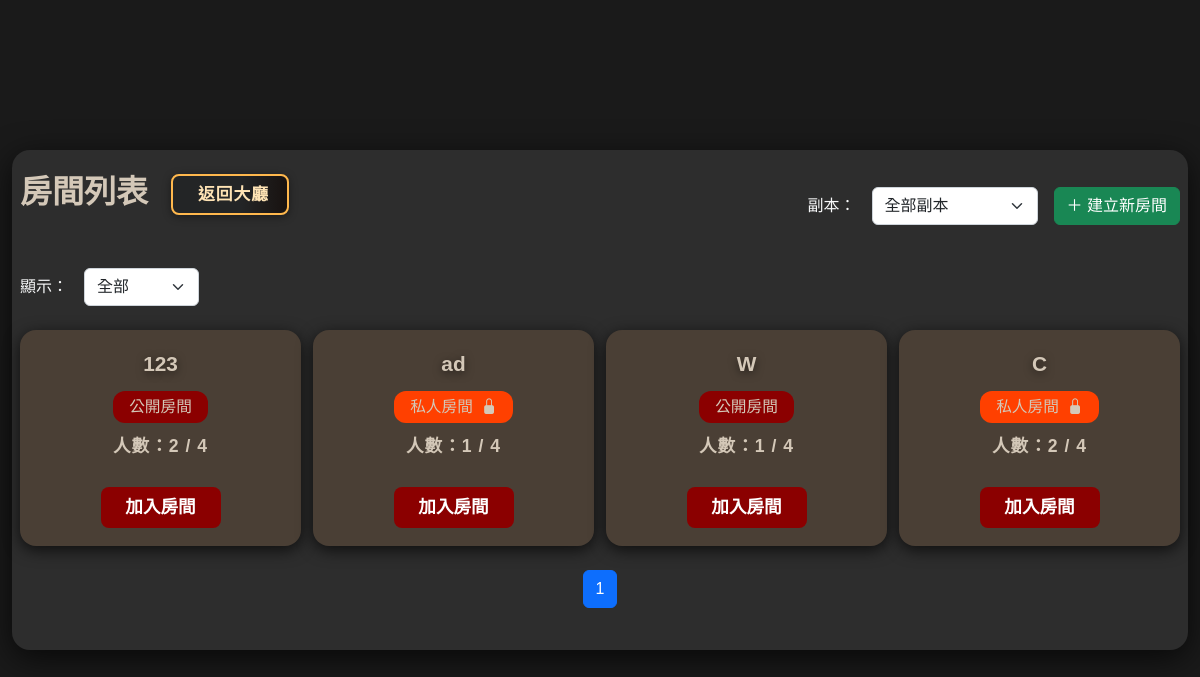
The app's page /game/lobby/room_list.php with its own data.
### tables this page shows
CREATE TABLE `teams` (
  `team_id` int NOT NULL,
  `invite_code` varchar(16) NOT NULL COMMENT '隊伍邀請碼',
  `max_members` int DEFAULT '4' COMMENT '隊伍上限人數',
  `is_public` tinyint(1) DEFAULT '0' COMMENT '是否公開',
  `created_at` timestamp NULL DEFAULT CURRENT_TIMESTAMP,
  `updated_at` timestamp NULL DEFAULT CURRENT_TIMESTAMP ON UPDATE CURRENT_TIMESTAMP,
  `room_name` varchar(255) NOT NULL DEFAULT '' COMMENT '房間名稱',
  `room_password` varchar(255) DEFAULT NULL,
  `dungeon_id` int DEFAULT NULL
);

### game/lobby/room_list.php (the view, shortened to what this page needs)
<?php
$db = new Database();
$pdo = $db->getConnection();
$stmt = $pdo->prepare("SELECT * FROM teams ORDER BY created_at DESC");
$stmt->execute();
$rooms = $stmt->fetchAll(PDO::FETCH_ASSOC);
$filter = isset($_GET['filter']) ? $_GET['filter'] : 'all';
$my_room_ids = [];
$filtered_rooms = array_filter($rooms, function($room) use ($filter, $my_room_ids) {
    if ($filter === 'public') return $room['is_public'];
    if ($filter === 'private') return !$room['is_public'];
    if ($filter === 'my') return in_array($room['team_id'], $my_room_ids);
    return true;
});
$rooms_per_row = 5;
$rows_per_page = 3;
$rooms_per_page = $rooms_per_row * $rows_per_page;
$page = isset($_GET['page']) ? max(1, intval($_GET['page'])) : 1;
$total_rooms = count($filtered_rooms);
$total_pages = ceil($total_rooms / $rooms_per_page);
$start = ($page - 1) * $rooms_per_page;
$rooms_page = array_slice(array_values($filtered_rooms), $start, $rooms_per_page);
?>
<!DOCTYPE html>
<html lang="zh-TW">
<head>
    <link href="https://cdn.jsdelivr.net/npm/bootstrap@5.2.3/dist/css/bootstrap.min.css" rel="stylesheet">
    <link rel="stylesheet" href="https://cdn.jsdelivr.net/npm/bootstrap-icons@1.10.5/font/bootstrap-icons.css">
    <link rel="stylesheet" href="../../assets/css/room_list.css">
</head>
<body>
<div class="container-fluid min-vh-100 d-flex align-items-center justify-content-center">
    <div class="room-list-modal w-100" style="max-width:1200px;min-width:900px;">
        <div class="roomlist-back-lobby">
            <a href="index.php" class="btn">
                <i class="fas fa-arrow-left" style="margin-right:7px;"></i>返回大廳
            </a>
        </div>
        <div class="d-flex justify-content-between align-items-center mb-4" style="position:relative;">
            <div class="room-list-title">房間列表</div>
            <div class="d-flex align-items-center gap-3">
                <form method="get" class="d-flex align-items-center gap-2 mb-0">
                    <label class="me-2 text-light">副本：</label>
                    <select name="dungeon_id" class="form-select w-auto" onchange="this.form.submit()">
                        <option value="0">全部副本</option>
                    </select>
                </form>
                <a href="create_room.php" class="btn btn-success" style="min-width:120px;">＋ 建立新房間</a>
            </div>
        </div>
        <form method="get" class="mb-4 d-flex flex-wrap align-items-center gap-2">
            <label class="me-2 text-light">顯示：</label>
            <select name="filter" class="form-select w-auto" onchange="this.form.submit()">
                <option value="all" <?php if($filter==='all')echo'selected';?>>全部</option>
            </select>
        </form>
        <div class="room-card-list">
            <?php if (empty($rooms_page)): ?>
                <div class="text-center text-secondary w-100">目前沒有房間</div>
            <?php else: ?>
                <?php
                $chunks = array_chunk($rooms_page, $rooms_per_row);
                foreach ($chunks as $row_rooms):
                ?>
                <div class="room-card-row">
                    <?php foreach ($row_rooms as $room): ?>
                        <?php
                        $stmt = $pdo->prepare("SELECT COUNT(*) FROM team_members WHERE team_id = ?");
                        $stmt->execute([$room['team_id']]);
                        $member_count = $stmt->fetchColumn();
                        $in_room = false;
                        ?>
                        <div class="room-card">
                            <div class="room-name"><?php echo htmlspecialchars($room['room_name'] ?? '未命名'); ?></div>
                            <?php if ($room['is_public']): ?>
                                    <span class="badge-public">公開房間</span>
                                <?php else: ?>
                                    <span class="badge-private">私人房間 <i class="bi bi-lock-fill"></i></span>
                                <?php endif; ?>
                                <div class="room-count">人數：<b><?= $member_count; ?> / <?= intval($room['max_members']); ?></b></div>
                                <?php if ($in_room): ?>
                                    <a href="room.php?code=<?= urlencode($room['invite_code']); ?>" class="btn btn-join">回到房間</a>
                                <?php elseif ($member_count < $room['max_members']): ?>
                                    <?php if ($room['is_public']): ?>
                                        <button type="button"
                                                class="btn btn-join"
                                                data-code="<?= htmlspecialchars($room['invite_code']) ?>">
                                            加入房間
                                        </button>
                                    <?php else: ?>
                                        <button type="button"
                                                class="btn btn-join btn-privat"
                                                onclick="showPwdModal('<?= htmlspecialchars($room['invite_code']) ?>')">
                                            加入房間
                                        </button>
                                    <?php endif; ?>
                                <?php else: ?>
                                    <span class="text-danger">已滿</span>
                                <?php endif; ?>
                        </div>
                    <?php endforeach; ?>
                </div>
                <?php endforeach; ?>
            <?php endif; ?>
        </div>
        <nav class="mt-4">
            <ul class="pagination justify-content-center">
                <?php for ($i=1; $i<=$total_pages; $i++): ?>
                    <li class="page-item<?php if ($i == $page) echo ' active'; ?>">
                        <a class="page-link" href="?filter=<?php echo $filter; ?>&page=<?php echo $i; ?>"><?php echo $i; ?></a>
                    </li>
                <?php endfor; ?>
            </ul>
        </nav>
    </div>
</div>

### assets/css/room_list.css (style rules this page uses)
.roomlist-back-lobby { position: absolute; z-index: 100; }
.roomlist-back-lobby .btn { font-size: 1.05rem; padding: 6px 18px; border-radius: 8px; background: linear-gradient(90deg,#232526 60%,#181210 100%); color: #ffe4b5; border: 2px solid #ffb84d; font-weight: bold; letter-spacing: 1px; box-shadow: 0 2px 8px #0006; transition: background 0.2s, border 0.2s, color 0.2s; position: relative; right: -151px; bottom: -6px; }
:root { --primary-color: #8b0000; --secondary-color: #3d1c02; --dark-bg: #1a1a1a; --dark-accent: #2d2d2d; --light-accent: #4a3f35; --text-light: #d4c8b8; --text-dark: #242424; --highlight: #ff4000; --shadow-color: rgba(0, 0, 0, 0.7); --border-color: #534b42; }
body { background: var(--dark-bg); color: var(--text-light); min-height: 100vh; margin: 0; font-family: 'Noto Sans TC', 'Microsoft JhengHei', Arial, sans-serif; }
.room-list-modal { background: var(--dark-accent); border-radius: 18px; padding: 38px 38px 28px 38px; max-width: 1200px; box-shadow: 0 8px 32px var(--shadow-color); margin: 40px auto; }
.room-list-title { font-size: 2rem; font-weight: bold; margin-bottom: 28px; color: var(--text-light); }
.room-card-list { display: flex; flex-direction: column; gap: 24px; }
.room-card-row { display: flex; gap: 24px; justify-content: flex-start; }
.room-card { background: var(--light-accent); border-radius: 16px; box-shadow: 0 4px 16px var(--shadow-color); padding: 32px 32px 24px 32px; min-width: 180px; max-width: 220px; flex: 1 1 0; display: flex; flex-direction: column; align-items: center; margin-bottom: 0; }
.room-card .room-name { font-size: 1.3rem; font-weight: bold; color: var(--text-light); margin-bottom: 12px; text-align: center; text-shadow: 0 2px 8px #0008; }
.badge-public { background: var(--primary-color); color: var(--text-light); font-size: 0.98em; padding: 4px 16px; border-radius: 12px; margin-bottom: 10px; display: inline-block; }
.badge-private { background: var(--highlight); color: var(--text-light); font-size: 0.98em; padding: 4px 16px; border-radius: 12px; margin-bottom: 10px; display: inline-block; }
.badge-private i { margin-left: 4px; }
.room-card .room-count { font-size: 1.1rem; color: var(--text-light); margin-bottom: 18px; font-weight: bold; letter-spacing: 1px; }
.room-card .btn-join, .modal-footer .btn-join { background: var(--primary-color); color: #fff !important; border-radius: 8px; min-width: 120px; font-size: 1.1rem; font-weight: bold; margin-top: 10px; }
@media (max-width: 1200px) { .room-list-modal { max-width: 98vw; padding: 18px 8px 18px 8px; } }
@media (max-width: 1200px) { .room-card-list { gap: 12px; } }
@media (max-width: 1200px) { .room-card-row { gap: 12px; } }
@media (max-width: 1200px) { .room-card { min-width: 120px; max-width: 100vw; padding: 18px 8px 18px 8px; } }

### records on screen
teams: room_name "123", is_public "公開房間", member_count "2", max_members "4"
teams: room_name "ad", is_public "私人房間", member_count "1", max_members "4"
teams: room_name "W", is_public "公開房間", member_count "1", max_members "4"
teams: room_name "C", is_public "私人房間", member_count "2", max_members "4"
